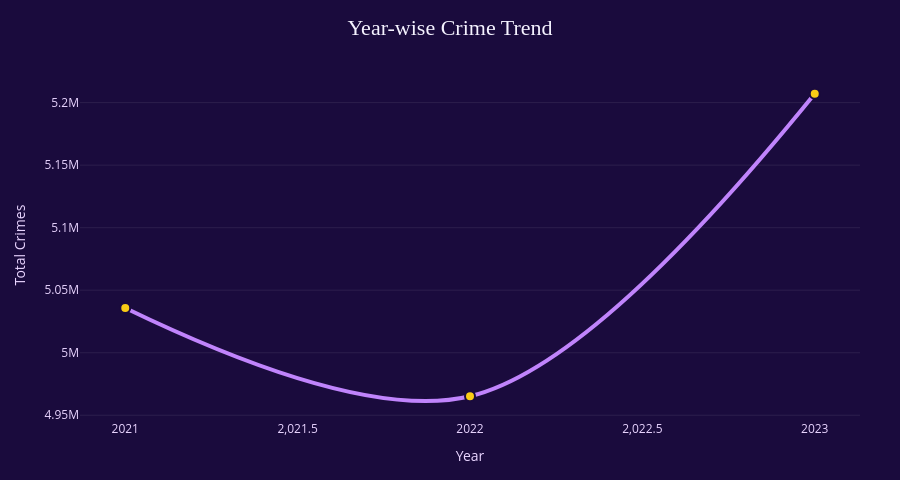

Notebook code for this chart:
### Code cell
# --- DATA PREP ---
trend_df = (
    dff.groupby("Year")["Value"]
    .sum()
    .reset_index()
)

# --- PLOT ---
fig5 = px.line(
    trend_df,
    x="Year",
    y="Value",
    markers=True,
    title="Year-wise Crime Trend"
)

# --- STYLE ---
fig5.update_traces(
    line=dict(
        color="#c084fc",   # bright violet (theme match)
        width=4,
        shape="spline"
    ),
    marker=dict(
        size=10,
        color="#facc15",   # yellow highlight
        line=dict(width=2, color="#1a0b3d")
    )
)

# --- LAYOUT ---
fig5.update_layout(
    template="plotly_dark",
    paper_bgcolor="#1a0b3d",
    plot_bgcolor="#1a0b3d",

    title=dict(
        x=0.5,
        xanchor="center",
        font=dict(
            size=22,
            color="#f5f3ff",
            family="Arial Black"
        )
    ),

    height=480,
    margin=dict(l=80, r=40, t=70, b=60),

    xaxis=dict(
        title="Year",
        showgrid=False,
        tickfont=dict(color="#e9d5ff"),
        title_font=dict(color="#e9d5ff")
    ),

    yaxis=dict(
        title="Total Crimes",
        showgrid=True,
        gridcolor="rgba(255,255,255,0.08)",
        tickfont=dict(color="#e9d5ff"),
        title_font=dict(color="#e9d5ff")
    ),

    font=dict(color="#e9d5ff")
)

fig5.show()

### Figure 1 — Plotly figure (JSON) as saved in the notebook; plotly's stock layout.template omitted (floating-point values rounded to 4 significant figures)
{"data": [{"hovertemplate": "Year=%{x}<br>Value=%{y}<extra></extra>", "legendgroup": "", "line": {"color": "#c084fc", "dash": "solid", "shape": "spline", "width": 4}, "marker": {"color": "#facc15", "line": {"color": "#1a0b3d", "width": 2}, "size": 10, "symbol": "circle"}, "mode": "lines+markers", "name": "", "orientation": "v", "showlegend": false, "type": "scatter", "x": [2021, 2022, 2023], "xaxis": "x", "y": [5036000.0, 4965000.0, 5207000.0], "yaxis": "y"}], "layout": {"font": {"color": "#e9d5ff"}, "height": 480, "legend": {"tracegroupgap": 0}, "margin": {"b": 60, "l": 80, "r": 40, "t": 70}, "paper_bgcolor": "#1a0b3d", "plot_bgcolor": "#1a0b3d", "title": {"font": {"color": "#f5f3ff", "family": "Arial Black", "size": 22}, "text": "Year-wise Crime Trend", "x": 0.5, "xanchor": "center"}, "xaxis": {"anchor": "y", "domain": [0, 1], "showgrid": false, "tickfont": {"color": "#e9d5ff"}, "title": {"font": {"color": "#e9d5ff"}, "text": "Year"}}, "yaxis": {"anchor": "x", "domain": [0, 1], "gridcolor": "rgba(255,255,255,0.08)", "showgrid": true, "tickfont": {"color": "#e9d5ff"}, "title": {"font": {"color": "#e9d5ff"}, "text": "Total Crimes"}}}}
